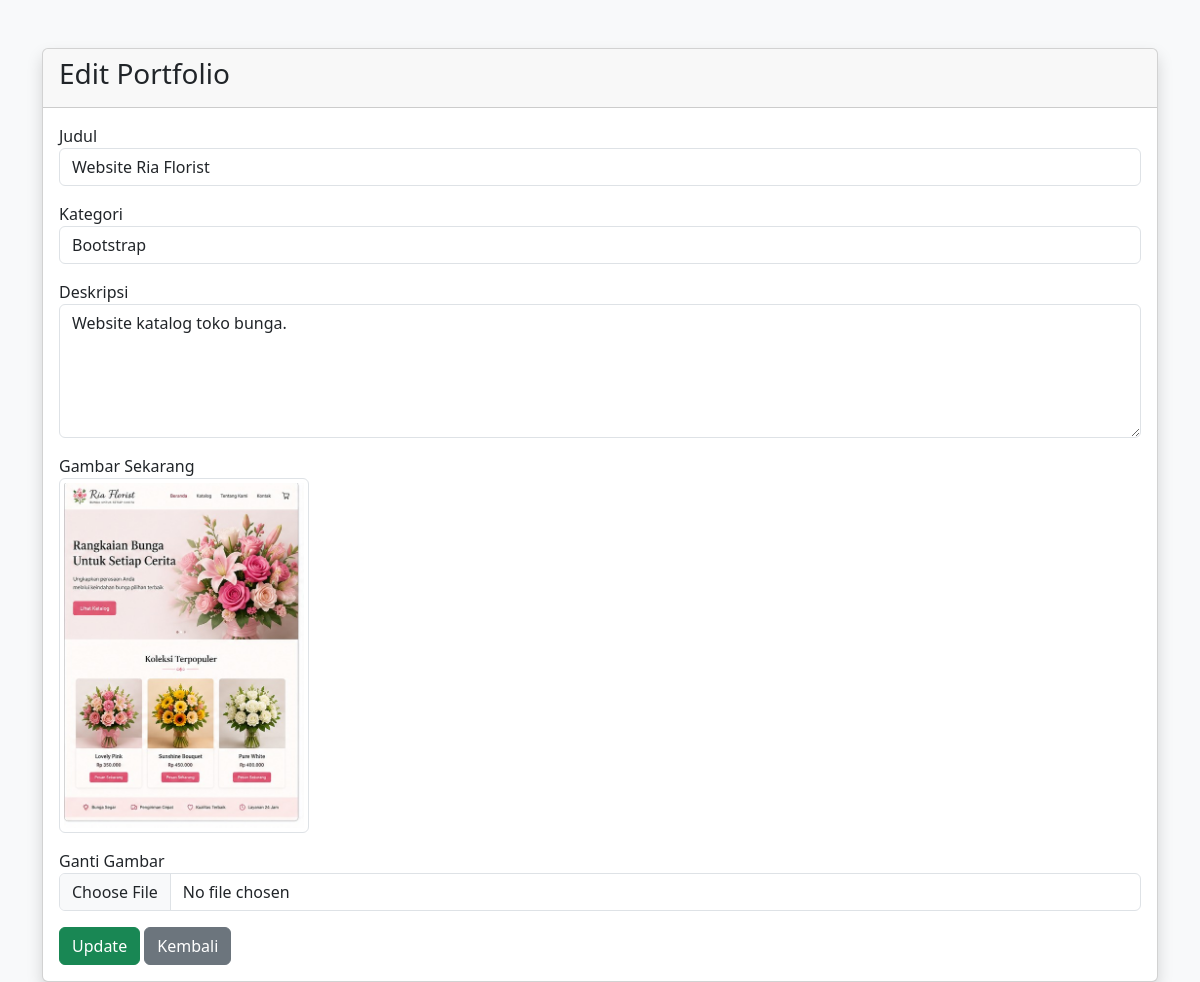
/admin/portfolio/edit.php?id=2 (signed in), run on the app's committed database.
### tables this page shows
CREATE TABLE `portfolio` (
  `id` int(11) NOT NULL,
  `judul` varchar(100) DEFAULT NULL,
  `kategori` varchar(100) DEFAULT NULL,
  `deskripsi` text DEFAULT NULL,
  `gambar` varchar(255) DEFAULT NULL
);

### admin/portfolio/edit.php (the view, shortened to what this page needs)
<?php
include "../../config/koneksi.php";
$id = $_GET['id'];
$data = mysqli_fetch_assoc(
    mysqli_query(
        $koneksi,
        "SELECT * FROM portfolio WHERE id='$id'"
    )
);
?>
<!DOCTYPE html>
<html>
<head>
    <link href="https://cdn.jsdelivr.net/npm/bootstrap@5.3.3/dist/css/bootstrap.min.css" rel="stylesheet">
</head>
<body class="bg-light">
    <div class="container mt-5">
        <div class="card shadow">
            <div class="card-header">
                <h3>Edit Portfolio</h3>
            </div>
            <div class="card-body">
                <form method="POST" enctype="multipart/form-data">
                    <div class="mb-3">
                        <label>Judul</label>
                        <input
                            class="form-control"
                            name="judul"
                            value="<?= $data['judul']; ?>"
                            required>
                    </div>
                    <div class="mb-3">
                        <label>Kategori</label>
                        <input
                            class="form-control"
                            name="kategori"
                            value="<?= $data['kategori']; ?>"
                            required>
                    </div>
                    <div class="mb-3">
                        <label>Deskripsi</label>
                        <textarea
                            class="form-control"
                            rows="5"
                            name="deskripsi"
                            required><?= $data['deskripsi']; ?></textarea>
                    </div>
                    <div class="mb-3">
                        <label>Gambar Sekarang</label>
                        <br>
                        <img
                            src="../../assets/img/<?= $data['gambar']; ?>"
                            width="250"
                            class="img-thumbnail">
                    </div>
                    <div class="mb-3">
                        <label>Ganti Gambar</label>
                        <input
                            type="file"
                            name="gambar"
                            class="form-control">
                    </div>
                    <button
                        class="btn btn-success"
                        name="update">
                        Update
                    </button>
                    <a
                        href="index.php"
                        class="btn btn-secondary">
                        Kembali
                    </a>
                </form>
            </div>
        </div>
    </div>
</body>
</html>

### data on the page
portfolio: judul "Website Ria Florist", kategori "Bootstrap", deskripsi "Website katalog toko bunga.", gambar (picture)
